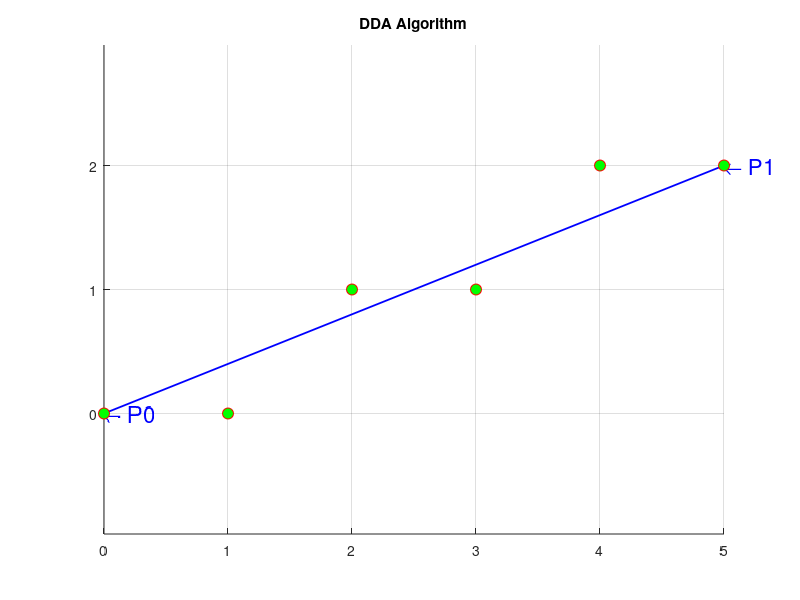

Write MATLAB code to recreate this figure.
function DDA_Line
% This function implements DDA algorithm and 
% can be applied to all quadrants
%
% Copyright (c) 2005.  Zhou Dengwen.  All rights reserved.
% Department of Computer Science & Technology
% North China Electric Power University(Beijing)(NCEPU)
%
% Lsat time modified: Feb. 28, 2008
%

% The line end points are (x0,y0) and (x1,y1),
% assumed not equal
%x0 = -5; y0 = 0; x1 = 0; y1 = -5;
x0 = 0; y0 = 0; x1 = 5; y1 = 2;

% Initialize the setting and draw the line to be scan-converted
hold on; axis equal;
grid on;
plot([x0 x1],[y0 y1],'b-','LineWidth',1.3);
text(x0,y0,'\leftarrow P0','FontSize',16,'Color',[0,0,1]);
text(x1,y1,'\leftarrow P1','FontSize',16,'Color',[0,0,1]);
title('DDA Algorithm');

% Approximate the line length
if abs(x1-x0) >= abs(y1-y0)
    length = abs(x1-x0);
else  
    length = abs(y1-y0); 
end

% Select the larger of dx and dy to be one raster unit
dx = (x1-x0)/length; dy = (y1-y0)/length;
x = x0; y = y0;

% Begin main loop	
i = 1;	
while i <= length 	   
 	plot(round(x),round(y),'ro','MarkerSize',8,'MarkerFaceColor','g');	
	x = x + dx; y = y + dy; 
    i = i + 1;
end
plot(round(x1),round(y1),'ro','MarkerSize',8,'MarkerFaceColor','g');
hold off;
